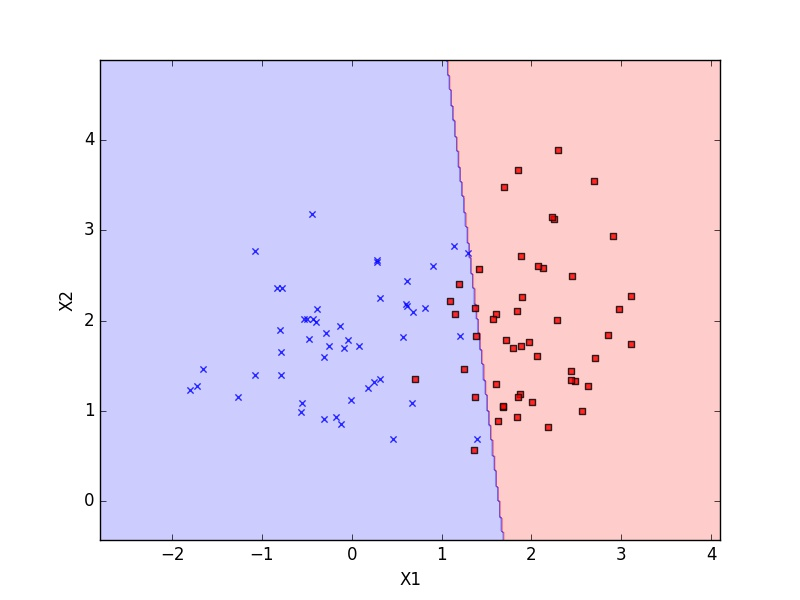

Generate this figure with Python:
# -*- coding: utf-8 -*-
"""
@author: nishanth
"""

import numpy as np
import matplotlib.pyplot as plt
from matplotlib.colors import ListedColormap
from sklearn.datasets import make_moons, make_circles, make_classification


def plot_decision_regions(X, y,w0,w1,w2,res=0.02):
   
   colors = ('red', 'blue')
   cmap = ListedColormap(colors[:len(np.unique(y))])
   x1_min, x1_max = X[:, 0].min() - 1, X[:, 0].max() + 1
   x2_min, x2_max = X[:, 1].min() - 1, X[:, 1].max() + 1
   xx1, xx2 = np.meshgrid(np.arange(x1_min, x1_max, res),np.arange(x2_min, x2_max, res))
   newx = np.array([xx1.ravel(), xx2.ravel()]).T
   A = np.ones(newx.shape[0])
   newx = np.c_[A,newx]
   Z = predict(newx,np.array([w0,w1,w2]).reshape(-1,1))
   Z = Z.reshape(xx1.shape)
   plt.contourf(xx1, xx2, Z, alpha=0.2, cmap=cmap)
   plt.xlim(xx1.min(), xx1.max())
   plt.xlabel('X1')
   plt.ylabel('X2')
   plt.ylim(xx2.min(), xx2.max())
   plt.scatter(X[y == 0, 0],X[y == 0, 1],alpha=0.8, c='red',
                              marker='s', label=0)
   plt.scatter(X[y == 1, 0],X[y == 1, 1],alpha=0.8, c='blue',
                              marker='x', label=1)
   plt.show()
  
def predict(x,W):
    thr=0.0
    pred = np.dot(x,W)
    pred[pred>round(thr,3)]=1
    pred[pred<=round(thr,3)]=0
    return pred


def calc_error(x,y,w1,w2,w0):
    error = 0
    thr = 0.0
    pred = w0+x[0]*w1+x[1]*w2
    if round(pred,3)>round(thr,3):
        out = 1
    else:
        out = 0
    if y!=out:
    	error = y-pred
    return error



def computeWeights(X,Y):
    
    ##INITIALIZE PARAMETERS
    w0 = -0.1
    w1 = 0.001
    w2 = 0.001
    alpha = 0.01
    iterations = 100
    
    for i in range(iterations):
        for xval,yval in zip(X,Y):
            error = calc_error(xval,yval,w1,w2,w0)
            dw0 = error
            dw1 = xval[0]*error
            dw2 = xval[1]*error
            w0+=alpha*dw0
            w1+=alpha*dw1
            w2+=alpha*dw2
    return w0,w1,w2
        

if __name__=='__main__':
    
    ###CREATE DATASET(2 features)
    X, Y = make_classification(n_features=2, n_redundant=0, n_informative=2,
                           random_state=1, n_clusters_per_class=1)
    rng = np.random.RandomState(2)
    X += 2 * rng.uniform(size=X.shape)

 
    
    
    ##MODEL & PREDICT (linear classifier - binary classification problem)
    #X = np.array(X,np.float32)
    #Y = np.array(Y,np.float32)
    w0,w1,w2 = computeWeights(X,Y)
    plot_decision_regions(X, Y,w0,w1,w2,res=0.02)







    
        
